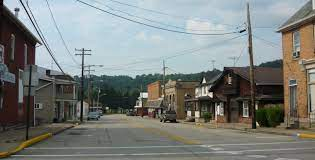
#> input picture Pedestrians/nopedestrian/noPeds7.jpeg, 315 x 160 px
$ python findPedestrians.py
#> lines starting #> are read from the running program, lines starting #| are printed output that depends on the picture; after the words box and inside, x2 and y2 are one past the last pixel; in counts of white or black regions, pixels touching at a corner belong together
"""
File: findPedestrians.py

This file uses a HOG-SVM detector trained to find people in images. It applies the detector to a set
of images and displays the results.
"""
import cv2
import os
import time


def findObjects(filename, hog, wait=0, show=True, silent=False, settings={'winStride': (4, 4), 'padding': (8, 8), 'scale': 1.05}):
    """Given a filename, this reads the image, and a HOG-SVM detector, this looks for the item in the image.
    It draws a red rectangle around each image (note that you could make this better by changing the color of the
    rectangle based on the weight (how strong a match it was). It also prints a message for images that it detects
    the target object in."""
#> called with filename = 'Pedestrians/nopedestrian/noPeds7.jpeg', wait = 500, show = True, silent = True
    img = cv2.imread(filename)
#> img is the input picture: shape (160, 315, 3); mean B, G, R 125.1, 128.3, 124.1
    # READ HERE FOR detectMultiScale parameter description | https://stackoverflow.com/questions/20801015/recommended-values-for-opencv-detectmultiscale-parameters
    (rects, weights) = hog.detectMultiScale(
        img, winStride=settings['winStride'], padding=settings['padding'], scale=settings['scale'])
#> rects = [[276, 0, 39, 143]]; weights = [0.731]
    # draw the original bounding boxes
    for (x, y, w, h) in rects:
        cv2.rectangle(img, (x, y), (x + w, y + h), (0, 0, 255), 2)
#> this loop made 1 pass
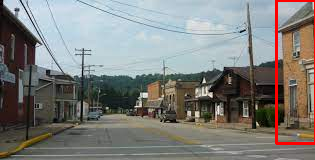
#> img: shape (160, 315, 3); 1.51% of pixels changed, all inside (x1, y1, x2, y2) = (275, 0, 315, 145)
    if len(rects) > 0 and not silent:
        print(filename, ": Objects found!")

    keyPressed = -1
    if show:
        cv2.imshow(f"Image | {filename}", img)
        keyPressed = cv2.waitKey(wait)
#> (key Esc is pressed here)
        cv2.destroyWindow(f"Image | {filename}")
    return rects, weights, keyPressed


# --- Main script
path1 = "Pedestrians/pedestrian/"
path2 = "Pedestrians/nopedestrian/"
path3 = "pedestrianImages/train/pedestrian/"
path4 = "pedestrianImages/train/no pedestrian/"

# Set up the HOG Descriptor, which has a people detector built in, and connect to the SVM
hog = cv2.HOGDescriptor()
hog.setSVMDetector(cv2.HOGDescriptor_getDefaultPeopleDetector())

picFile1 = path1 + "ped8.jpeg"
picFile2 = path2 + "noPeds7.jpeg"
picFile3 = path3 + "pic_247.jpg"
picFile4 = path4 + "train (132).jpg"

# [4 lines of commented-out code are left out]


def loopThroughFolder(path, show=True, settings={'winStride': (4, 4), 'padding': (8, 8), 'scale': 1.05}):
    print('[Press Q to quit | Press & Hold {Space} to Speed Up]')
    print(settings)

    startTime = time.time()
    pedCounter = 0
    pedImageCounter = 0
    picFiles = os.listdir(path)
    for picFile in picFiles:
        rects, weights, keyPressed = findObjects(
            os.path.join(path, picFile),
            hog,
            500,
            show,
            True,
            settings
        )
        print(picFile, '\t|', len(rects), 'pedestrians detected')
#| noPeds7.jpeg 	| 1 pedestrians detected
        pedCounter += len(rects)
#> pedCounter = 1
        pedImageCounter += 1 if len(rects) > 0 else 0
#> pedImageCounter = 1
        if(int(keyPressed) == 113):
            print('[You pressed Q to quit]')
            break
    endTime = time.time()

    print()
    print('Total Folder Runtime(ms): \t\t\t|', endTime-startTime)
    print('Total Number of Images: \t\t\t|', len(picFiles))
    print('Total Number of Images With Pedestrians: \t|', pedImageCounter)
#| Total Number of Images With Pedestrians: 	| 1
    print('Total Pedestrian Count: \t\t\t|', pedCounter)
#| Total Pedestrian Count: 			| 1
    print('_'*80)


# print('******************* WITH PEDESTRIAN *********************************')
# loopThroughFolder(path1, False, settings={
#                   'winStride': (4, 4), 'padding': (8, 8), 'scale': 1.05})
# loopThroughFolder(path1, False, settings={
#                   'winStride': (1, 4), 'padding': (8, 8), 'scale': 1.05})
# loopThroughFolder(path1, False, settings={
#                   'winStride': (4, 1), 'padding': (8, 8), 'scale': 1.05})
# loopThroughFolder(path1, False, settings={
#                   'winStride': (1, 1), 'padding': (8, 8), 'scale': 1.05})
# loopThroughFolder(path1, False, settings={
#                   'winStride': (1, 1), 'padding': (16, 16), 'scale': 1.05})
# loopThroughFolder(path1, False, settings={
#                   'winStride': (1, 1), 'padding': (24, 24), 'scale': 1.05})
# loopThroughFolder(path1, False, settings={
#                   'winStride': (1, 1), 'padding': (32, 32), 'scale': 1.05})

# print('******************* WITHOUT PEDESTRIAN *********************************')
# loopThroughFolder(path2, False, settings={
#                   'winStride': (4, 4), 'padding': (8, 8), 'scale': 1.05})
# loopThroughFolder(path2, False, settings={
#                   'winStride': (1, 4), 'padding': (8, 8), 'scale': 1.05})
# loopThroughFolder(path2, False, settings={
#                   'winStride': (4, 1), 'padding': (8, 8), 'scale': 1.05})
# loopThroughFolder(path2, False, settings={
#                   'winStride': (1, 1), 'padding': (8, 8), 'scale': 1.05})
# loopThroughFolder(path2, False, settings={
#                   'winStride': (1, 1), 'padding': (16, 16), 'scale': 1.05})
# loopThroughFolder(path2, False, settings={
#                   'winStride': (1, 1), 'padding': (24, 24), 'scale': 1.05})
loopThroughFolder(path2, True, settings={
                  'winStride': (1, 1), 'padding': (32, 32), 'scale': 1.05})
